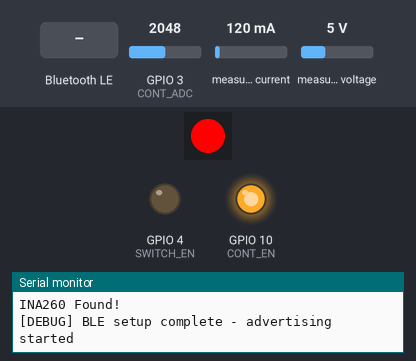
A sketch run on a simulated ESP32-S3. Parts: 1 RGB LEDs in strip order, left to right, output pins drawn as LEDs (lit = HIGH), the last lines printed to the serial monitor. Inputs (shaded band) come from the test bench; at power-on: GPIO 3 (CONT_ADC) = 2048, measured current 120 mA, measured voltage 5 V. EEPROM starts erased; nothing arrives over Bluetooth unless stated; a phone connects over Bluetooth LE 3 s after start.

Above: at 1.7 s.
1.8 s: Bluetooth LE write "arm" received
At 3.0 s:
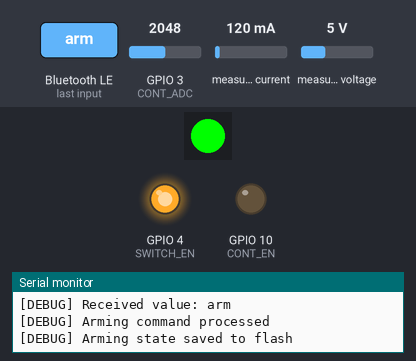
3.3 s: Bluetooth LE write "off" received
At 4.3 s:
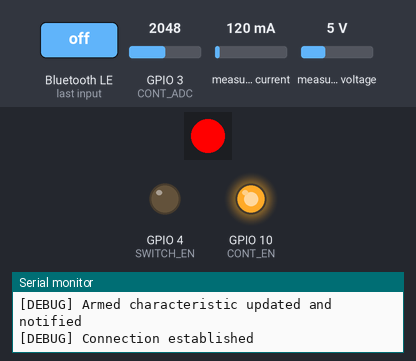
Timing chart, 0 to 6.3 s (numbered marks = the images above; inputs shaded):
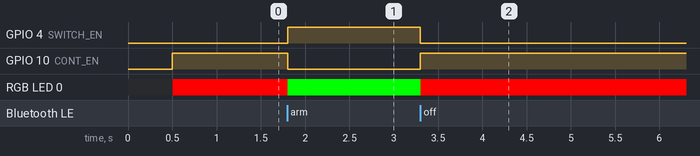

Measured:
- after the input at 1.8 s, GPIO 4 (SWITCH_EN): LOW → HIGH at once; GPIO 10 (CONT_EN): HIGH → LOW at once; RGB LED 0: RGB(255, 0, 0) → RGB(0, 255, 0) at once
- after the input at 3.3 s, GPIO 4 (SWITCH_EN): HIGH → LOW at once; GPIO 10 (CONT_EN): LOW → HIGH at once; RGB LED 0: RGB(0, 255, 0) → RGB(255, 0, 0) at once

The sketch:

bleswitch.ino
```cpp
#include <Wire.h>
#include <Adafruit_INA260.h>
#include <Adafruit_NeoPixel.h>
#include <BLEDevice.h>
#include <BLEServer.h>
#include <BLEUtils.h>
#include <BLE2902.h>
#include <Preferences.h>

// Global variables for BLE
BLEServer *pServer = NULL;
BLECharacteristic *pCurrentCharacteristic = NULL;
BLECharacteristic *pBusVoltageCharacteristic = NULL;
BLECharacteristic *pContVoltageCharacteristic = NULL;
BLECharacteristic *pPowerCharacteristic = NULL;
BLECharacteristic *pArmedCharacteristic = NULL;
BLEService *pService = NULL;
BLEAdvertising *pAdvertising = NULL;

Preferences preferences;

// Replace macros with variables
uint8_t ARM_VALUE = 0x01;
uint8_t DISARM_VALUE = 0x00;

// Create an INA260 instance
#define NUM_LEDS 1
#define LED_PIN 5
#define SDA 6
#define SCL 7
#define SWITCH_EN 4
#define CONT_ADC 3
#define CONT_EN 10
Adafruit_INA260 ina260;

bool deviceArmed = false;     // Initial device state
bool deviceConnected = false;  // Set connection flag
bool oldDeviceConnected = false; // For detecting connection state changes

#define SERVICE_UUID "8fc39c4d-8122-45c9-9971-d74f0a238f38"
#define CURRENT_CHARACTERISTIC_UUID "e98d3cd5-d888-4f07-80ad-279b8f7d16a2"
#define BUS_VOLTAGE_CHARACTERISTIC_UUID "71f99001-b3e0-433c-947f-b55ac1dd8d8c"
#define CONT_VOLTAGE_CHARACTERISTIC_UUID "b8e28bee-cdac-44c3-b472-da95392612bb"
#define POWER_CHARACTERISTIC_UUID "08f68bcd-8e15-4142-a76c-654f547ccaf6"
#define ARMED_CHARACTERISTIC_UUID "ca2e52de-27b2-422f-8cd9-4683328c4898"

Adafruit_NeoPixel strip(NUM_LEDS, LED_PIN, NEO_GRB + NEO_KHZ800);
// Function to update the armed characteristic with current state
void updateArmedCharacteristic() {
  if (pArmedCharacteristic != NULL) {
    pArmedCharacteristic->setValue(deviceArmed ? "arm" : "off");
    pArmedCharacteristic->notify();
    Serial.println("[DEBUG] Armed characteristic updated and notified");
  }
}
// Improved server callbacks
class MyServerCallbacks : public BLEServerCallbacks {
  void onConnect(BLEServer *pServer) {
    deviceConnected = true;
    Serial.println("[DEBUG] Client connected");

    // Send the current arming state to the client after a short delay
    // to ensure all characteristics are discovered
    delay(200);
    updateArmedCharacteristic();
  }

  void onDisconnect(BLEServer *pServer) {
    deviceConnected = false;
    Serial.println("[DEBUG] Client disconnected");
    // We'll handle reconnection in the main loop
  }
};

// Improved armed characteristic callbacks
class ArmedCharacteristicCallbacks : public BLECharacteristicCallbacks {
  void onWrite(BLECharacteristic *pCharacteristic) {
    std::string value = pCharacteristic->getValue();
    if (value.length() == 0) {
      return; // No data received
    }

    Serial.print("[DEBUG] Received value: ");
    Serial.println(value.c_str());

    if (value == "arm") {
      deviceArmed = true;
      digitalWrite(SWITCH_EN, HIGH);
      digitalWrite(CONT_EN, LOW);
      Serial.println("[DEBUG] Arming command processed");

      // Update LED
      strip.setPixelColor(0, strip.Color(0, 255, 0)); // Green
      strip.show();

      // Save arming state to flash
      preferences.putBool("armed", true);
      Serial.println("[DEBUG] Arming state saved to flash");
    }
    else if (value == "off") {
      deviceArmed = false;
      digitalWrite(SWITCH_EN, LOW);
      digitalWrite(CONT_EN, HIGH);
      Serial.println("[DEBUG] Disarming command processed");

      // Update LED
      strip.setPixelColor(0, strip.Color(255, 0, 0)); // Red
      strip.show();

      // Save arming state to flash
      preferences.putBool("armed", false);
      Serial.println("[DEBUG] Arming state saved to flash");
    }
  }
};


// Function to setup BLE
void setupBLE() {
  // Create BLE Device
  BLEDevice::init("STAR BLE Switch 4");

  // Create BLE Server
  pServer = BLEDevice::createServer();
  pServer->setCallbacks(new MyServerCallbacks());

  // Create BLE Service
  pService = pServer->createService(SERVICE_UUID);

  // Create Characteristics
  pCurrentCharacteristic = pService->createCharacteristic(
    CURRENT_CHARACTERISTIC_UUID,
    BLECharacteristic::PROPERTY_READ | BLECharacteristic::PROPERTY_NOTIFY);
  pCurrentCharacteristic->addDescriptor(new BLE2902());

  pBusVoltageCharacteristic = pService->createCharacteristic(
    BUS_VOLTAGE_CHARACTERISTIC_UUID,
    BLECharacteristic::PROPERTY_READ | BLECharacteristic::PROPERTY_NOTIFY);
  pBusVoltageCharacteristic->addDescriptor(new BLE2902());

  pContVoltageCharacteristic = pService->createCharacteristic(
    CONT_VOLTAGE_CHARACTERISTIC_UUID,
    BLECharacteristic::PROPERTY_READ | BLECharacteristic::PROPERTY_NOTIFY);
  pContVoltageCharacteristic->addDescriptor(new BLE2902());

  pPowerCharacteristic = pService->createCharacteristic(
    POWER_CHARACTERISTIC_UUID,
    BLECharacteristic::PROPERTY_READ | BLECharacteristic::PROPERTY_NOTIFY);
  pPowerCharacteristic->addDescriptor(new BLE2902());

  pArmedCharacteristic = pService->createCharacteristic(
    ARMED_CHARACTERISTIC_UUID,
    BLECharacteristic::PROPERTY_READ |
    BLECharacteristic::PROPERTY_WRITE |
    BLECharacteristic::PROPERTY_NOTIFY);
  pArmedCharacteristic->addDescriptor(new BLE2902());
  pArmedCharacteristic->setCallbacks(new ArmedCharacteristicCallbacks());

  // Start BLE Services
  pService->start();

  // Start Advertising
  pAdvertising = BLEDevice::getAdvertising();
  pAdvertising->addServiceUUID(SERVICE_UUID);

  // Optimize connection parameters
  /*BLEDevice::setMTU(512); // Increase MTU size
  pAdvertising->setMinInterval(400); // 400*0.625ms = 250ms
  pAdvertising->setMaxInterval(800); // 800*0.625ms = 500ms
  pAdvertising->setMinPreferred(0x06); // Default
  pAdvertising->setMaxPreferred(0x12);*/
  // ^^ these are working values, not optimized
  BLEDevice::setMTU(128); // Reduce MTU size to save power during communication

pAdvertising->setMinInterval(1600); // 1600 * 0.625ms = 1000ms (1 second)
pAdvertising->setMaxInterval(3200); // 3200 * 0.625ms = 2000ms (2 seconds)

pAdvertising->setMinPreferred(0x20); // Suggest a larger connection interval (0x20 = 32 * 1.25ms = 40ms)
pAdvertising->setMaxPreferred(0x40); // Suggest a larger connection interval (0x40 = 64 * 1.25ms = 80ms)

  pAdvertising->start();
  Serial.println("[DEBUG] BLE setup complete - advertising started");
}

void setup() {
  // Start the serial communication
  Serial.begin(115200);

  // Initialize LED
  strip.begin();
  strip.show();
  delay(500);

  // Initialize GPIO pins
  pinMode(CONT_EN, OUTPUT);
  pinMode(SWITCH_EN, OUTPUT);
  digitalWrite(CONT_EN, LOW);
  digitalWrite(SWITCH_EN, LOW);

  // Load preferences
  preferences.begin("ble-switch", false); // Open namespace "ble-switch" in read/write mode
  deviceArmed = preferences.getBool("armed", false); // Load arming state from flash (default: false)
  Serial.print("[DEBUG] Loaded arming state from flash: ");
  Serial.println(deviceArmed ? "ARMED" : "DISARMED");

  // Set initial pin states based on loaded arming state
  digitalWrite(SWITCH_EN, deviceArmed ? HIGH : LOW);
  digitalWrite(CONT_EN, deviceArmed ? LOW : HIGH);

  // Set initial LED color based on armed state
  strip.setPixelColor(0, deviceArmed ? strip.Color(0, 255, 0) : strip.Color(255, 0, 0));
  strip.show();

  // Initialize I2C
  Wire.begin(SDA, SCL);

  // Initialize INA260
 /* if (!ina260.begin()) {
    Serial.println("Failed to find INA260 chip");
    while (1) { delay(10); }
  } */
  ina260.begin();
  Serial.println("INA260 Found!");

  // Initialize BLE
  setupBLE();
}

void loop() {
  // Handle reconnection
  if (!deviceConnected && oldDeviceConnected) {
    delay(500); // Give the Bluetooth stack time to get ready
    Serial.println("[DEBUG] Restarting advertising after disconnection");

    // Restart advertising to facilitate reconnection
    pAdvertising->stop();
    delay(100);
    pAdvertising->start();

    oldDeviceConnected = deviceConnected;
  }

  // Connection just established
  if (deviceConnected && !oldDeviceConnected) {
    Serial.println("[DEBUG] Connection established");
    oldDeviceConnected = deviceConnected;
  }

  // Only update characteristics if connected
  if (deviceConnected) {
    // Update current characteristic
    float currentValue = ina260.readCurrent();
    uint8_t currentBytes[4];
    memcpy(currentBytes, &currentValue, sizeof(currentValue));
    pCurrentCharacteristic->setValue(currentBytes, sizeof(currentBytes));
    pCurrentCharacteristic->notify();

    // Update bus voltage characteristic
    float busVoltageValue = ina260.readBusVoltage();
    uint8_t busVoltageBytes[4];
    memcpy(busVoltageBytes, &busVoltageValue, sizeof(busVoltageValue));
    pBusVoltageCharacteristic->setValue(busVoltageBytes, sizeof(busVoltageBytes));
    pBusVoltageCharacteristic->notify();

    // Update power characteristic
    float powerValue = ina260.readPower();
    uint8_t powerBytes[4];
    memcpy(powerBytes, &powerValue, sizeof(powerValue));
    pPowerCharacteristic->setValue(powerBytes, sizeof(powerBytes));
    pPowerCharacteristic->notify();

    // Update continuity voltage characteristic
    int adcValue = analogRead(CONT_ADC);
    uint8_t contVoltageBytes[4];
    memcpy(contVoltageBytes, &adcValue, sizeof(adcValue));
    pContVoltageCharacteristic->setValue(contVoltageBytes, sizeof(contVoltageBytes));
    pContVoltageCharacteristic->notify();
  }

  // Add a short delay to avoid flooding with notifications
  delay(200);
}
```
